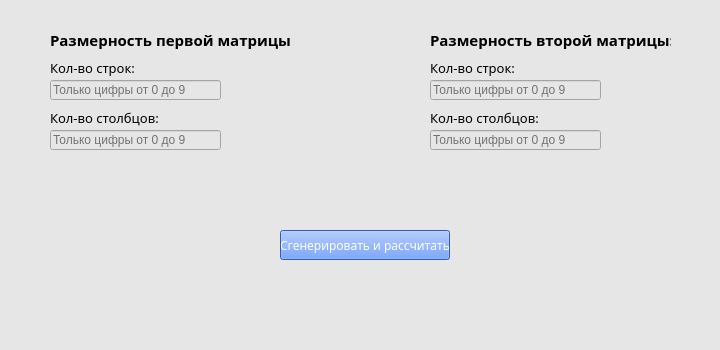
<?xml version="1.0" encoding="UTF-8"?>
<ui version="4.0">
 <class>MainWindow</class>
 <widget class="QMainWindow" name="MainWindow">
  <property name="geometry">
   <rect>
    <x>0</x>
    <y>0</y>
    <width>720</width>
    <height>350</height>
   </rect>
  </property>
  <property name="minimumSize">
   <size>
    <width>720</width>
    <height>350</height>
   </size>
  </property>
  <property name="maximumSize">
   <size>
    <width>720</width>
    <height>350</height>
   </size>
  </property>
  <property name="windowTitle">
   <string>Произведение Матриц</string>
  </property>
  <property name="styleSheet">
   <string notr="true">background-color: rgb(230, 230, 230);</string>
  </property>
  <widget class="QWidget" name="centralwidget">
   <widget class="QPushButton" name="generate_and_calculate">
    <property name="geometry">
     <rect>
      <x>280</x>
      <y>230</y>
      <width>170</width>
      <height>30</height>
     </rect>
    </property>
    <property name="font">
     <font>
      <family>Avenir</family>
      <pointsize>9</pointsize>
     </font>
    </property>
    <property name="cursor">
     <cursorShape>PointingHandCursor</cursorShape>
    </property>
    <property name="styleSheet">
     <string notr="true">background-color: rgb(69, 128, 255);
color: #ffffff;</string>
    </property>
    <property name="text">
     <string>Сгенерировать и рассчитать</string>
    </property>
   </widget>
   <widget class="QLineEdit" name="rows_A">
    <property name="geometry">
     <rect>
      <x>50</x>
      <y>80</y>
      <width>171</width>
      <height>20</height>
     </rect>
    </property>
    <property name="sizePolicy">
     <sizepolicy hsizetype="Fixed" vsizetype="Fixed">
      <horstretch>0</horstretch>
      <verstretch>4</verstretch>
     </sizepolicy>
    </property>
    <property name="placeholderText">
     <string>Только цифры от 0 до 9</string>
    </property>
   </widget>
   <widget class="QLabel" name="rows_title_A">
    <property name="geometry">
     <rect>
      <x>50</x>
      <y>60</y>
      <width>91</width>
      <height>16</height>
     </rect>
    </property>
    <property name="font">
     <font>
      <family>Avenir</family>
      <pointsize>10</pointsize>
     </font>
    </property>
    <property name="text">
     <string>Кол-во строк:</string>
    </property>
   </widget>
   <widget class="QLabel" name="cols_title_A">
    <property name="geometry">
     <rect>
      <x>50</x>
      <y>110</y>
      <width>111</width>
      <height>16</height>
     </rect>
    </property>
    <property name="font">
     <font>
      <family>Avenir</family>
      <pointsize>10</pointsize>
     </font>
    </property>
    <property name="text">
     <string>Кол-во столбцов:</string>
    </property>
   </widget>
   <widget class="QLineEdit" name="cols_A">
    <property name="geometry">
     <rect>
      <x>50</x>
      <y>130</y>
      <width>171</width>
      <height>20</height>
     </rect>
    </property>
    <property name="sizePolicy">
     <sizepolicy hsizetype="Fixed" vsizetype="Fixed">
      <horstretch>0</horstretch>
      <verstretch>0</verstretch>
     </sizepolicy>
    </property>
    <property name="placeholderText">
     <string>Только цифры от 0 до 9</string>
    </property>
   </widget>
   <widget class="QLabel" name="title_A">
    <property name="geometry">
     <rect>
      <x>50</x>
      <y>30</y>
      <width>241</width>
      <height>20</height>
     </rect>
    </property>
    <property name="font">
     <font>
      <family>Avenir</family>
      <pointsize>11</pointsize>
      <weight>75</weight>
      <bold>true</bold>
     </font>
    </property>
    <property name="text">
     <string>Размерность первой матрицы:</string>
    </property>
   </widget>
   <widget class="QLabel" name="title_B">
    <property name="geometry">
     <rect>
      <x>430</x>
      <y>30</y>
      <width>241</width>
      <height>20</height>
     </rect>
    </property>
    <property name="font">
     <font>
      <family>Avenir</family>
      <pointsize>11</pointsize>
      <weight>75</weight>
      <bold>true</bold>
     </font>
    </property>
    <property name="text">
     <string>Размерность второй матрицы:</string>
    </property>
   </widget>
   <widget class="QLabel" name="rows_title_B">
    <property name="geometry">
     <rect>
      <x>430</x>
      <y>60</y>
      <width>91</width>
      <height>16</height>
     </rect>
    </property>
    <property name="font">
     <font>
      <family>Avenir</family>
      <pointsize>10</pointsize>
     </font>
    </property>
    <property name="text">
     <string>Кол-во строк:</string>
    </property>
   </widget>
   <widget class="QLineEdit" name="rows_B">
    <property name="geometry">
     <rect>
      <x>430</x>
      <y>80</y>
      <width>171</width>
      <height>20</height>
     </rect>
    </property>
    <property name="sizePolicy">
     <sizepolicy hsizetype="Fixed" vsizetype="Fixed">
      <horstretch>0</horstretch>
      <verstretch>0</verstretch>
     </sizepolicy>
    </property>
    <property name="placeholderText">
     <string>Только цифры от 0 до 9</string>
    </property>
   </widget>
   <widget class="QLabel" name="cols_title_B">
    <property name="geometry">
     <rect>
      <x>430</x>
      <y>110</y>
      <width>111</width>
      <height>16</height>
     </rect>
    </property>
    <property name="font">
     <font>
      <family>Avenir</family>
      <pointsize>10</pointsize>
     </font>
    </property>
    <property name="text">
     <string>Кол-во столбцов:</string>
    </property>
   </widget>
   <widget class="QLineEdit" name="cols_B">
    <property name="geometry">
     <rect>
      <x>430</x>
      <y>130</y>
      <width>171</width>
      <height>20</height>
     </rect>
    </property>
    <property name="sizePolicy">
     <sizepolicy hsizetype="Fixed" vsizetype="Fixed">
      <horstretch>0</horstretch>
      <verstretch>0</verstretch>
     </sizepolicy>
    </property>
    <property name="text">
     <string/>
    </property>
    <property name="placeholderText">
     <string>Только цифры от 0 до 9</string>
    </property>
   </widget>
  </widget>
 </widget>
 <resources/>
 <connections/>
</ui>
